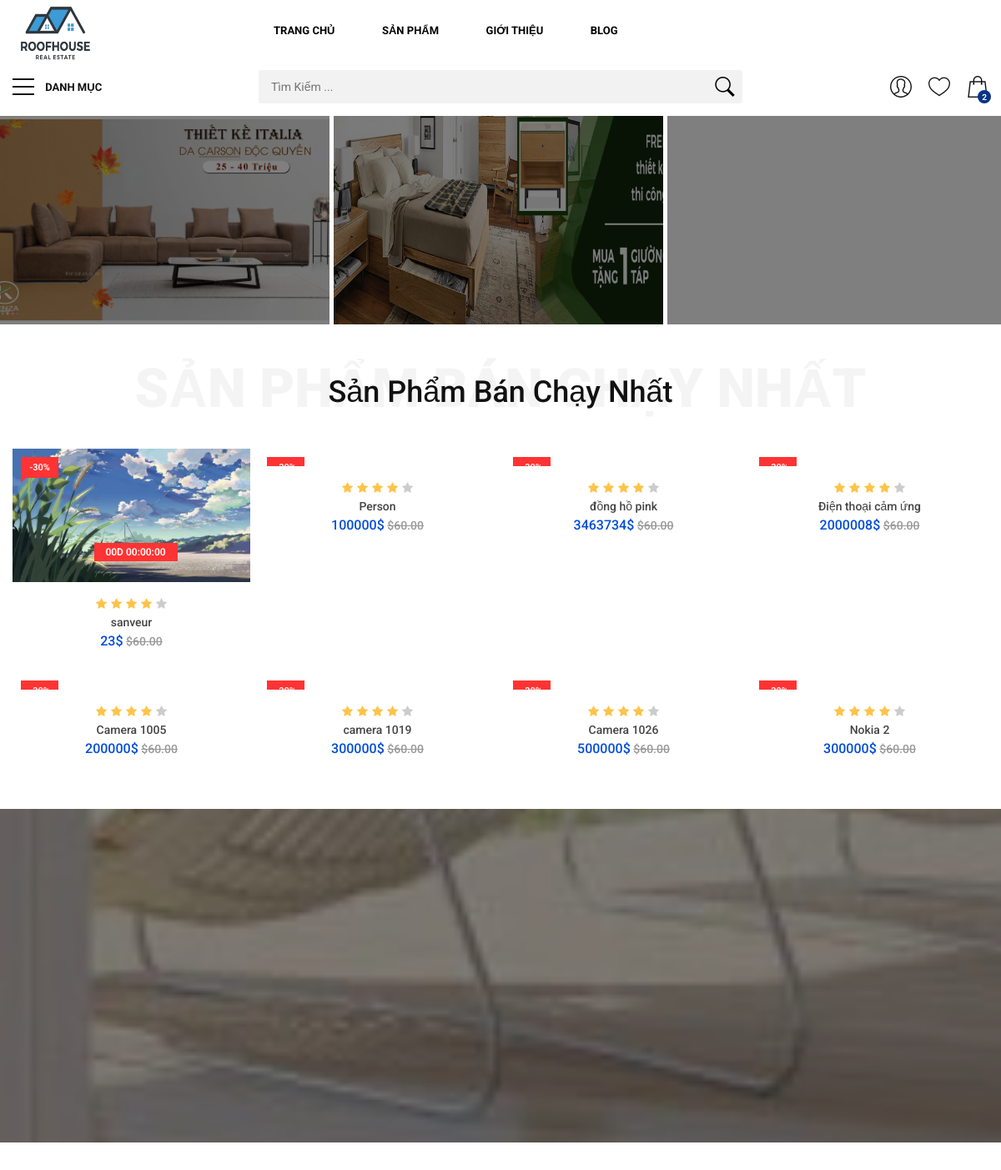
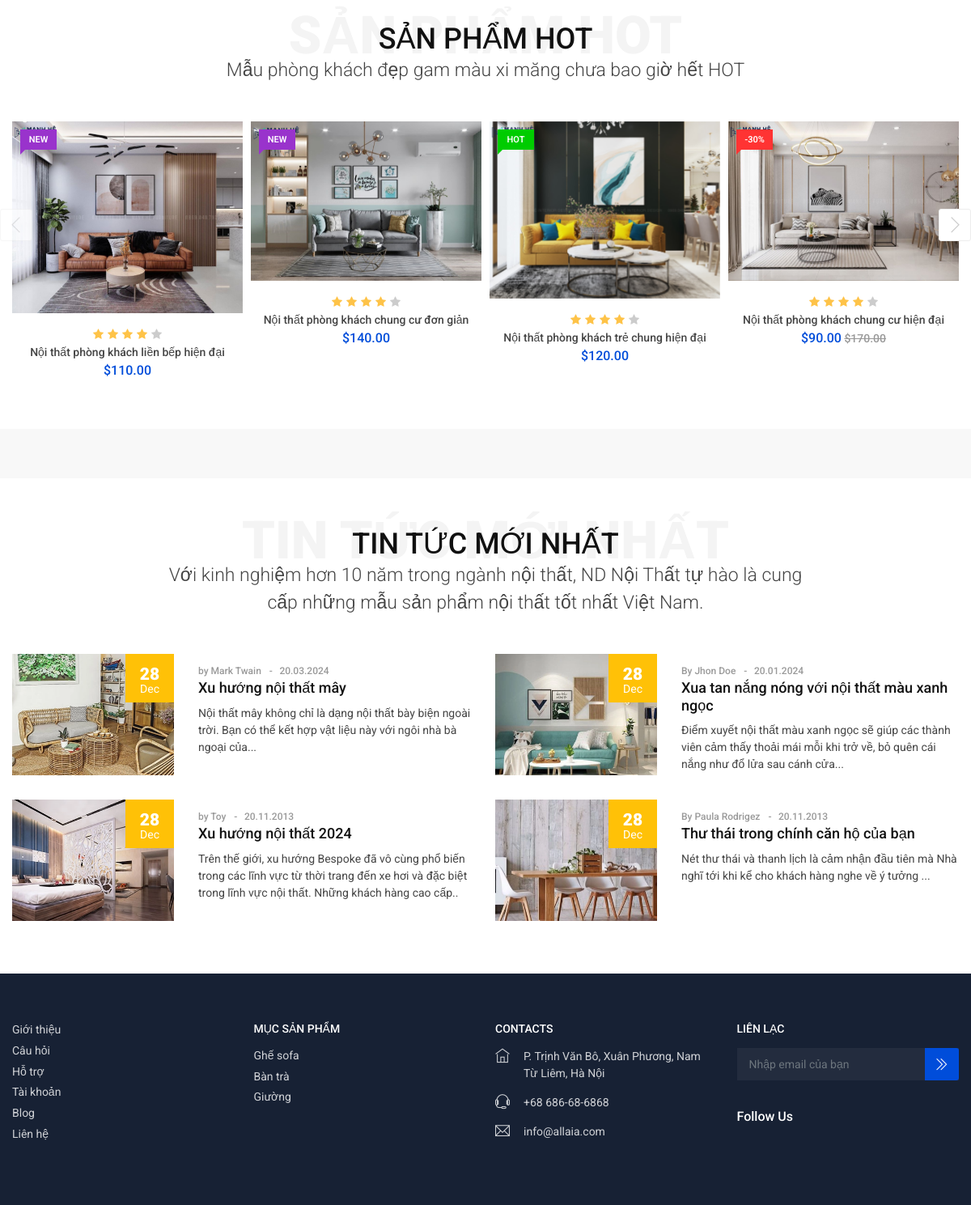
The page / on the database its author committed (2 pictures, top to bottom).
### tables this page shows
CREATE TABLE `sanpham` (
  `id` int(10) NOT NULL,
  `name` varchar(255) NOT NULL,
  `price` double(10,2) DEFAULT 0.00,
  `img` varchar(255) DEFAULT NULL,
  `mota` text DEFAULT NULL,
  `luotxem` int(10) NOT NULL DEFAULT 0,
  `iddm` int(10) NOT NULL
);

### model/pdo.php (called while the page is built, shortened)
<?php
function pdo_get_connection(){
    $servername = "localhost";
    $username = "root";
    $password = "";
    try {
        $conn = new PDO("mysql:host=$servername;dbname=du_an_1", $username, $password);
        $conn->setAttribute(PDO::ATTR_ERRMODE, PDO::ERRMODE_EXCEPTION);
        return $conn;
    } catch(PDOException $e) {
        echo "Connection failed: " . $e->getMessage();
    }
}
function pdo_query($sql){
    $sql_args=array_slice(func_get_args(),1);
    try{
        $conn=pdo_get_connection();
        $stmt=$conn->prepare($sql);
        $stmt->execute($sql_args);
        $rows=$stmt->fetchAll();
        return $rows;
    }
    catch(PDOException $e){
        throw $e;
    }
    finally{
        unset($conn);
    }
}
?>

### model/sanpham.php (called while the page is built, shortened)
<?php
  function loadall_sanpham_home() {
    $sql = "SELECT * FROM sanpham WHERE 1 ORDER BY id DESC LIMIT 0,8";
    $listsanpham = pdo_query($sql);
    return $listsanpham;
}
?>

### view/home.php (the view, shortened to what this page needs)
<main>
		<ul id="banners_grid" class="clearfix">
			<li>
				<a href="#0" class="img_container">
					<img src="img/banner/baner4.webp"  alt="" class="lazy">
					<div class="short_info opacity-mask" data-opacity-mask="rgba(0, 0, 0, 0.5)">
					</div>
				</a>
			</li>
			<li>
				<a href="#0" class="img_container">
					<img src="img/banner/bannergiuong.jpg"  alt="" style="height: 100%;">
					<div class="short_info opacity-mask" data-opacity-mask="rgba(0, 0, 0, 0.5)">
					</div>
				</a>
			</li>
			<li>
				<a href="#0" class="img_container">
					<img src="img/banner/bantra.png"  alt="" style="height: 100%;">
					<div class="short_info opacity-mask" data-opacity-mask="rgba(0, 0, 0, 0.5)">
					</div>
				</a>
			</li>
		</ul>
		<div class="container margin_60_35">
			<div class="main_title">
				<h2>Sản Phẩm Bán Chạy Nhất</h2>
				<span>Sản Phẩm Bán Chạy Nhất</span>
			</div>
			<div class="row small-gutters">
				<?php foreach ($listsp as $sp) { ?>
				<div class="col-6 col-md-4 col-xl-3">
					<div class="grid_item">
						<figure>
							<span class="ribbon off">-30%</span>
							<a href="index.php?act=spct&<?= $sp['id']?>">
								<img class="img-fluid lazy" src="upload/<?= $sp['img']?>"  alt="" >
							</a>
							<div data-countdown="2019/05/15" class="countdown"></div>
						</figure>
						<div class="rating"><i class="icon-star voted"></i><i class="icon-star voted"></i><i class="icon-star voted"></i><i class="icon-star voted"></i><i class="icon-star"></i></div>
						<a href="index.php?act=spct&id=<?= $sp['id']?>">
							<h3><?=$sp['name']?></h3>
						</a>
						<div class="price_box">
							<span class="new_price"><?=$sp['price']?>$</span>
							<span class="old_price">$60.00</span>
						</div>
					</div>
				</div>
				<?php } ?>
			</div>
		</div>
		<div class="featured lazy" data-bg="url(img/banner/bg-testimonial6.webp)">
			<div class="opacity-mask d-flex align-items-center" data-opacity-mask="rgba(0, 0, 0, 0.5)">
				<div class="container margin_60">
					<div class="row justify-content-center justify-content-md-start">
						<div class="col-lg-6 wow" data-wow-offset="150">
						</div>
					</div>
				</div>
			</div>
		</div>
		<div class="container margin_60_35">
			<div class="main_title">
				<h2>SẢN PHẨM HOT</h2>
				<span>Sản phẩm hot</span>
				<p>Mẫu phòng khách đẹp gam màu xi măng chưa bao giờ hết HOT</p>
			</div>
			<div class="owl-carousel owl-theme products_carousel">
				<div class="item">
					<div class="grid_item">
						<span class="ribbon new">New</span>
						<figure>
							<a href="product-detail-1.html">
								<img class="owl-lazy" src="img/producs/anh2.jpg" data-src="img/producs/anh2.jpg" alt="">
							</a>
						</figure>
						<div class="rating"><i class="icon-star voted"></i><i class="icon-star voted"></i><i class="icon-star voted"></i><i class="icon-star voted"></i><i class="icon-star"></i></div>
						<a href="product-detail-1.html">
							<h3>Nội thất phòng khách liền bếp hiện đại</h3>
						</a>
						<div class="price_box">
							<span class="new_price">$110.00</span>
						</div>
					</div>
				</div>
				<div class="item">
					<div class="grid_item">
						<span class="ribbon new">New</span>
						<figure>
							<a href="product-detail-1.html">
								<img class="owl-lazy" src="img/producs/anh3.jpg" data-src="img/producs/anh3.jpg" alt="">
							</a>
						</figure>
						<div class="rating"><i class="icon-star voted"></i><i class="icon-star voted"></i><i class="icon-star voted"></i><i class="icon-star voted"></i><i class="icon-star"></i></div>
						<a href="product-detail-1.html">
							<h3>Nội thất phòng khách chung cư đơn giản</h3>
						</a>
						<div class="price_box">
							<span class="new_price">$140.00</span>
						</div>
					</div>
				</div>
				<div class="item">
					<div class="grid_item">
						<span class="ribbon hot">Hot</span>
						<figure>
							<a href="product-detail-1.html">
								<img class="owl-lazy" src="img/producs/anh4.jpg" data-src="img/producs/anh4.jpg" alt="">
							</a>
						</figure>
						<div class="rating"><i class="icon-star voted"></i><i class="icon-star voted"></i><i class="icon-star voted"></i><i class="icon-star voted"></i><i class="icon-star"></i></div>
						<a href="product-detail-1.html">
							<h3>Nội thất phòng khách trẻ chung hiện đại</h3>
						</a>
						<div class="price_box">
							<span class="new_price">$120.00</span>
						</div>
					</div>
				</div>
				<div class="item">
					<div class="grid_item">
						<span class="ribbon off">-30%</span>
						<figure>
							<a href="product-detail-1.html">
								<img class="owl-lazy" src="img/producs/anh5.jpg" data-src="img/producs/anh5.jpg" alt="">
							</a>
						</figure>
						<div class="rating"><i class="icon-star voted"></i><i class="icon-star voted"></i><i class="icon-star voted"></i><i class="icon-star voted"></i><i class="icon-star"></i></div>
						<a href="product-detail-1.html">
							<h3>Nội thất phòng khách chung cư hiện đại</h3>
						</a>
						<div class="price_box">
							<span class="new_price">$90.00</span>
							<span class="old_price">$170.00</span>
						</div>
					</div>
				</div>
			</div>
		</div>
		<div class="bg_gray">
			<div class="container margin_30">
				<div id="brands" class="owl-carousel owl-theme">
				</div>
			</div>
		</div>
		<div class="container margin_60_35">
			<div class="main_title">
				<h2>TIN TỨC MỚI NHẤT</h2>
				<span>TIN TỨC MỚI NHẤT</span>
				<p>Với kinh nghiệm hơn 10 năm trong ngành nội thất,
					ND Nội Thất tự hào là cung cấp những mẫu sản phẩm nội thất tốt nhất Việt Nam.</p>
			</div>
			<div class="row">
				<div class="col-lg-6">
					<a class="box_news" href="blog.html">
						<figure>
							<img src="img/producs/tintuc1.webp" data-src="img/producs/tintuc1.webp" alt="" width="400" height="266" class="lazy">
							<figcaption><strong>28</strong>Dec</figcaption>
						</figure>
						<ul>
							<li>by Mark Twain</li>
							<li>20.03.2024</li>
						</ul>
						<h4>Xu hướng nội thất mây</h4>
						<p>Nội thất mây không chỉ là dạng nội thất bày biện ngoài trời.
							Bạn có thể kết hợp vật liệu này với ngôi nhà bà ngoại của...</p>
					</a>
				</div>
				<div class="col-lg-6">
					<a class="box_news" href="blog.html">
						<figure>
							<img src="img/producs/tintuc2.webp" data-src="img/producs/tintuc2.webp" alt="" width="400" height="266" class="lazy">
							<figcaption><strong>28</strong>Dec</figcaption>
						</figure>
						<ul>
							<li>By Jhon Doe</li>
							<li>20.01.2024</li>
						</ul>
						<h4>Xua tan nắng nóng với nội thất màu xanh ngọc</h4>
						<p>Điểm xuyết nội thất màu xanh ngọc sẽ giúp các thành viên cảm thấy thoải mái mỗi khi trở về, bỏ quên cái nắng như đổ lửa sau cánh cửa...</p>
					</a>
				</div>
				<div class="col-lg-6">
					<a class="box_news" href="blog.html">
						<figure>
							<img src="img/producs/tintuc3.webp" data-src="img/producs/tintuc3.webp" alt="" width="400" height="266" class="lazy">
							<figcaption><strong>28</strong>Dec</figcaption>
						</figure>
						<ul>
							<li>by Toy</li>
							<li>20.11.2013</li>
						</ul>
						<h4>Xu hướng nội thất 2024</h4>
						<p>Trên thế giới, xu hướng Bespoke đã vô cùng phổ biến trong các lĩnh vực từ thời trang đến xe hơi và đặc biệt trong lĩnh vực nội thất. Những khách hàng cao cấp..</p>
					</a>
				</div>
				<div class="col-lg-6">
					<a class="box_news" href="blog.html">
						<figure>
							<img src="img/producs/tintuc4.webp" data-src="img/producs/tintuc4.webp" alt="" width="400" height="266" class="lazy">
							<figcaption><strong>28</strong>Dec</figcaption>
						</figure>
						<ul>
							<li>By Paula Rodrigez</li>
							<li>20.11.2013</li>
						</ul>
						<h4>Thư thái trong chính căn hộ của bạn</h4>
						<p>Nét thư thái và thanh lịch là cảm nhận đầu tiên mà Nhà nghĩ tới khi kể cho khách hàng nghe về ý tưởng ...</p>
					</a>
				</div>
			</div>
		</div>
	</main>

### css/home_1.css (style rules this page uses)
ul#banners_grid { list-style: none; padding: 0; margin: 0; width: 100%; }
ul#banners_grid li { position: relative; width: 33.33%; float: left; border-top: 5px solid #fff; border-right: 5px solid #fff; }
ul#banners_grid li:last-child { border-right: none; }
ul#banners_grid li a.img_container { position: relative; overflow: hidden; z-index: 0; display: block; width: 100%; height: 250px; }
ul#banners_grid li a.img_container img { position: absolute; left: 50%; top: 50%; -webkit-transform: translate(-50%, -50%) scale(1.1); -moz-transform: translate(-50%, -50%) scale(1.1); -ms-transform: translate(-50%, -50%) scale(1.1); -o-transform: translate(-50%, -50%) scale(1.1); transform: translate(-50%, -50%) scale(1.1); -moz-transition: all 0.3s ease-in-out; -o-transition: all 0.3s ease-in-out; -webkit-transition: all 0.3s ease-in-out; -ms-transition: all 0.3s ease-in-out; transition: all 0.3s ease-in-out; width: 100%; max-width: 100%; height: auto; -webkit-backface-visibility: hidden; -moz-backface-visibility: hidden; -ms-backface-visibility: hidden; -o-backface-visibility: hidden; backface-visibility: hidden; }
ul#banners_grid li a.img_container .short_info { position: absolute; left: 0; top: 0%; width: 100%; box-sizing: border-box; color: #fff; padding: 0 15px; height: 100%; display: flex; flex-direction: column; justify-content: center; -moz-transition: all 0.4s ease; -o-transition: all 0.4s ease; -webkit-transition: all 0.4s ease; -ms-transition: all 0.4s ease; transition: all 0.4s ease; text-align: center; }
.featured { position: relative; background-size: cover; background-position: center; background-repeat: no-repeat; background-attachment: fixed; height: 400px; color: #fff; font-size: 18px; font-size: 1.125rem; overflow: hidden; }
a.box_news { position: relative; display: block; padding-left: 230px; color: #444; margin-bottom: 30px; min-height: 150px; }
a.box_news figure { width: 200px; height: 150px; overflow: hidden; position: absolute; left: 0; top: 0; }
a.box_news figure img { width: 250px; height: auto; position: absolute; left: 50%; top: 50%; -webkit-transform: translate(-50%, -50%) scale(1.1); -moz-transform: translate(-50%, -50%) scale(1.1); -ms-transform: translate(-50%, -50%) scale(1.1); -o-transform: translate(-50%, -50%) scale(1.1); transform: translate(-50%, -50%) scale(1.1); -moz-transition: all 0.3s ease-in-out; -o-transition: all 0.3s ease-in-out; -webkit-transition: all 0.3s ease-in-out; -ms-transition: all 0.3s ease-in-out; transition: all 0.3s ease-in-out; -webkit-backface-visibility: hidden; -moz-backface-visibility: hidden; -ms-backface-visibility: hidden; -o-backface-visibility: hidden; backface-visibility: hidden; }
a.box_news figure figcaption { background-color: #FFC107; text-align: center; position: absolute; right: 0; top: 0; display: inline-block; color: #fff; width: 60px; height: 60px; padding: 15px; line-height: 1; }
a.box_news figure figcaption strong { font-weight: 900; display: block; font-size: 21px; font-size: 1.3125rem; }
a.box_news h4 { font-size: 18px; font-size: 1.125rem; margin-bottom: 10px; }
a.box_news ul { margin: 0; padding: 10px 0 0 0; }
a.box_news ul li { display: inline-block; font-weight: 500; color: #999; font-size: 12px; font-size: 0.75rem; margin-right: 5px; }
a.box_news ul li:last-child { margin-right: 0; }
a.box_news ul li:last-child:after { content: ''; margin: 0; }
a.box_news ul li:after { content: '-'; margin: 0 0 0 10px; }

### rows shown on the page
sanpham: img (picture), name "sanveur", price "23"
sanpham: name "Person", price "100000"
sanpham: name "đồng hồ pink", price "3463734"
sanpham: name "Điện thoại cảm ứng", price "2000008"
sanpham: name "Camera 1005", price "200000"
sanpham: name "camera 1019", price "300000"
sanpham: name "Camera 1026", price "500000"
sanpham: name "Nokia 2", price "300000"
